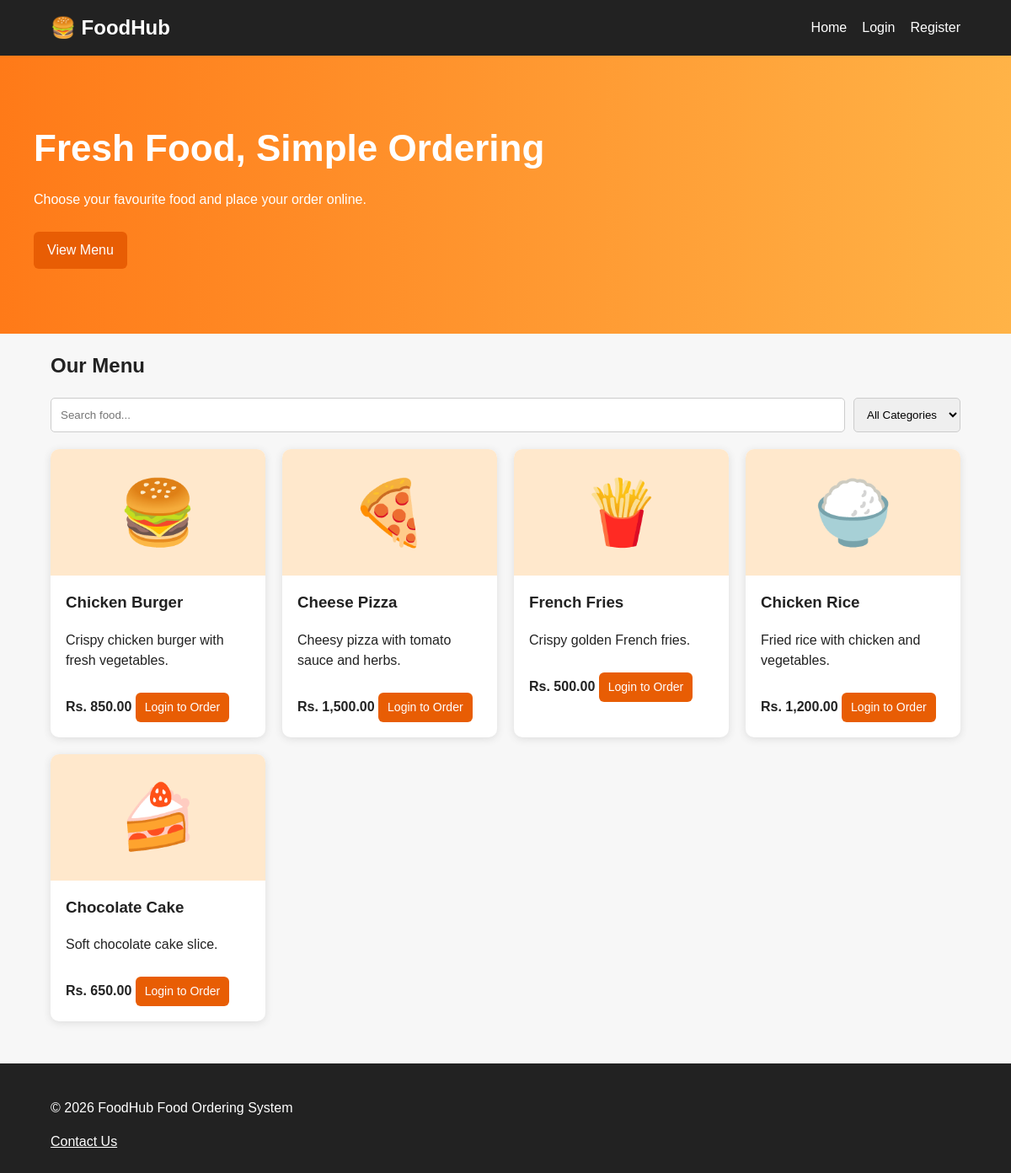
The page / on the database its author committed.
### tables this page shows
CREATE TABLE items (
 id INT AUTO_INCREMENT PRIMARY KEY,
 name VARCHAR(150) NOT NULL,
 category VARCHAR(100) NOT NULL,
 price DECIMAL(10,2) NOT NULL,
 description TEXT,
 emoji VARCHAR(20) DEFAULT '🍽️',
 status ENUM('available','unavailable') NOT NULL DEFAULT 'available',
 created_at TIMESTAMP DEFAULT CURRENT_TIMESTAMP
);

### index.php (the view, shortened to what this page needs)
<?php
require_once 'includes/db.php';
$stmt = $conn->query("SELECT * FROM items WHERE status='available' ORDER BY created_at DESC");
$items = $stmt->fetch_all(MYSQLI_ASSOC);
?>
<!DOCTYPE html>
<html lang="en">
<head>
<link rel="stylesheet" href="css/style.css">
</head>
<body>
<?php include 'includes/header.php'; ?>
<section class="hero">
  <div><h1>Fresh Food, Simple Ordering</h1><p>Choose your favourite food and place your order online.</p><a class="btn" href="#menu">View Menu</a></div>
</section>
<section id="menu" class="container">
  <h2>Our Menu</h2>
  <div class="filter-row">
    <input id="searchBox" type="text" placeholder="Search food...">
    <select id="categoryFilter"><option value="">All Categories</option>
    </select>
  </div>
  <div class="grid" id="menuGrid">
  <?php foreach($items as $item): ?>
    <div class="card food-card" data-name="<?= htmlspecialchars(strtolower($item['name'])) ?>" data-category="<?= htmlspecialchars($item['category']) ?>">
      <div class="food-image"><?= htmlspecialchars($item['emoji'] ?: '🍽️') ?></div>
      <div class="card-body">
        <h3><?= htmlspecialchars($item['name']) ?></h3>
        <p><?= htmlspecialchars($item['description']) ?></p>
        <strong>Rs. <?= number_format($item['price'],2) ?></strong>
        <?php if(isset($_SESSION['user_id']) && $_SESSION['role']==='customer'): ?>
          <form method="post" action="cart.php" class="inline-form">
            <input type="hidden" name="item_id" value="<?= $item['id'] ?>">
            <input type="number" name="quantity" min="1" value="1" class="qty">
            <button class="btn small" name="add_to_cart">Add to Cart</button>
          </form>
        <?php else: ?>
          <a class="btn small" href="auth/login.php">Login to Order</a>
        <?php endif; ?>
      </div>
    </div>
  <?php endforeach; ?>
  </div>
</section>
<?php include 'includes/footer.php'; ?>
</body>
</html>

### includes/header.php
<header class="header">
<div class="container nav">
  <a class="logo" href="index.php">🍔 FoodHub</a>
  <nav>
    <a href="index.php">Home</a>
    <?php if(isset($_SESSION['user_id'])): ?>
      <?php if($_SESSION['role']==='admin'): ?><a href="admin/dashboard.php">Admin</a><?php endif; ?>
      <?php if($_SESSION['role']==='customer'): ?><a href="cart.php">Cart</a><a href="orders.php">My Orders</a><?php endif; ?>
      <a href="auth/logout.php">Logout</a>
    <?php else: ?>
      <a href="auth/login.php">Login</a><a href="auth/register.php">Register</a>
    <?php endif; ?>
  </nav>
</div>
</header>

### includes/footer.php
<footer><div class="container"><p>&copy; 2026 FoodHub Food Ordering System</p><a href="contact.php">Contact Us</a></div></footer>

### css/style.css (style rules this page uses)
* { box-sizing:border-box }
body { margin:0;font-family:Arial,sans-serif;background:#f7f7f7;color:#222;line-height:1.5 }
.container { width:90%;max-width:1150px;margin:auto }
.header { background:#222;color:#fff;position:sticky;top:0;z-index:5 }
.nav { display:flex;align-items:center;justify-content:space-between;padding:15px 0 }
.logo { font-size:24px;font-weight:bold;color:#fff;text-decoration:none }
.nav nav { display:flex;gap:18px }
.nav nav a { color:#fff;text-decoration:none }
.hero { min-height:330px;display:flex;align-items:center;background:linear-gradient(90deg,#ff7a18,#ffb347);color:#fff;padding:40px }
.hero h1 { font-size:44px;margin:0 0 10px }
.btn { display:inline-block;background:#e85d04;color:#fff;border:0;border-radius:6px;padding:10px 16px;text-decoration:none;cursor:pointer;margin-top:10px }
.btn.small { padding:7px 11px;font-size:14px }
.grid { display:grid;grid-template-columns:repeat(auto-fit,minmax(240px,1fr));gap:20px;margin:20px 0 50px }
.card { background:#fff;border-radius:10px;overflow:hidden;box-shadow:0 2px 10px #ddd }
.food-image { height:150px;background:#ffe8cc;display:flex;align-items:center;justify-content:center;font-size:75px }
.card-body { padding:18px }
.card-body h3 { margin-top:0 }
.filter-row { display:flex;gap:10px;margin:15px 0 }
.filter-row input,.filter-row select { padding:11px;border:1px solid #ccc;border-radius:5px }
.filter-row input { flex:1 }
footer { background:#222;color:#fff;padding:25px 0;margin-top:40px }
footer a { color:#fff }

### rows shown on the page
items: emoji "🍔", name "Chicken Burger", description "Crispy chicken burger with fresh vegetables.", price "850.00"
items: emoji "🍕", name "Cheese Pizza", description "Cheesy pizza with tomato sauce and herbs.", price "1,500.00"
items: emoji "🍟", name "French Fries", description "Crispy golden French fries.", price "500.00"
items: emoji "🍚", name "Chicken Rice", description "Fried rice with chicken and vegetables.", price "1,200.00"
items: emoji "🍰", name "Chocolate Cake", description "Soft chocolate cake slice.", price "650.00"
